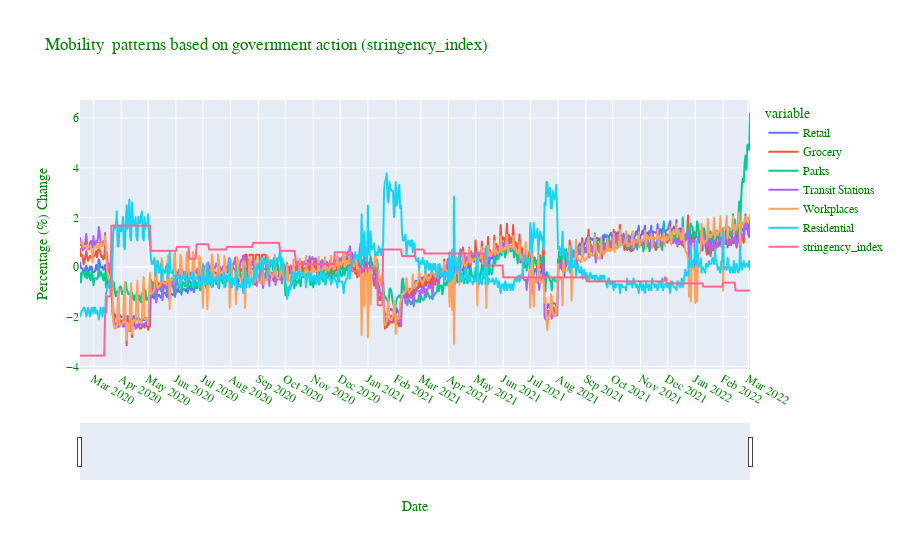

Notebook source saved alongside this figure:
### Code cell
#This creates an interactive graph that allows some user interaction.
#Draw all lines
plt.figure(figsize=(12, 10))
fig = px.line(rw_mobility_sub, x='date', y=rw_mobility_sub.columns,
              hover_data={"date": "|%B %d, %Y"},
              title='Percentage Change in Mobility to Places')

fig.update_xaxes(
    #M1- every two months
    dtick="M1",\
    #set up range slider
    rangeslider_visible=True) 

# Set figure title
fig.update_layout(title_text=" Mobility  patterns based on government action (stringency_index)",\
                  font=dict(family="Arial",size=12, color='green'))
#Set labels for both axes
fig.update_xaxes(title_text='Date')
fig.update_yaxes(title_text='Percentage (%) Change')
fig.show()

### Figure 1 — Plotly figure (JSON) as saved in the notebook; plotly's stock layout.template omitted (floating-point values rounded to 4 significant figures; data arrays with more than 128 entries replaced by an {"elided": "..."} marker saying what was removed)
{"data": [{"hovertemplate": "variable=Retail<br>date=%{x|%B %d, %Y}<br>value=%{y}<extra></extra>", "legendgroup": "Retail", "line": {"color": "#636efa", "dash": "solid"}, "marker": {"symbol": "circle"}, "mode": "lines", "name": "Retail", "showlegend": true, "type": "scattergl", "x": {"elided": "748 str values"}, "xaxis": "x", "y": {"elided": "748 float values"}, "yaxis": "y"}, {"hovertemplate": "variable=Grocery<br>date=%{x|%B %d, %Y}<br>value=%{y}<extra></extra>", "legendgroup": "Grocery", "line": {"color": "#EF553B", "dash": "solid"}, "marker": {"symbol": "circle"}, "mode": "lines", "name": "Grocery", "showlegend": true, "type": "scattergl", "x": {"elided": "748 str values"}, "xaxis": "x", "y": {"elided": "748 float values"}, "yaxis": "y"}, {"hovertemplate": "variable=Parks<br>date=%{x|%B %d, %Y}<br>value=%{y}<extra></extra>", "legendgroup": "Parks", "line": {"color": "#00cc96", "dash": "solid"}, "marker": {"symbol": "circle"}, "mode": "lines", "name": "Parks", "showlegend": true, "type": "scattergl", "x": {"elided": "748 str values"}, "xaxis": "x", "y": {"elided": "748 float values"}, "yaxis": "y"}, {"hovertemplate": "variable=Transit Stations<br>date=%{x|%B %d, %Y}<br>value=%{y}<extra></extra>", "legendgroup": "Transit Stations", "line": {"color": "#ab63fa", "dash": "solid"}, "marker": {"symbol": "circle"}, "mode": "lines", "name": "Transit Stations", "showlegend": true, "type": "scattergl", "x": {"elided": "748 str values"}, "xaxis": "x", "y": {"elided": "748 float values"}, "yaxis": "y"}, {"hovertemplate": "variable=Workplaces<br>date=%{x|%B %d, %Y}<br>value=%{y}<extra></extra>", "legendgroup": "Workplaces", "line": {"color": "#FFA15A", "dash": "solid"}, "marker": {"symbol": "circle"}, "mode": "lines", "name": "Workplaces", "showlegend": true, "type": "scattergl", "x": {"elided": "748 str values"}, "xaxis": "x", "y": {"elided": "748 float values"}, "yaxis": "y"}, {"hovertemplate": "variable=Residential<br>date=%{x|%B %d, %Y}<br>value=%{y}<extra></extra>", "legendgroup": "Residential", "line": {"color": "#19d3f3", "dash": "solid"}, "marker": {"symbol": "circle"}, "mode": "lines", "name": "Residential", "showlegend": true, "type": "scattergl", "x": {"elided": "748 str values"}, "xaxis": "x", "y": {"elided": "748 float values"}, "yaxis": "y"}, {"hovertemplate": "variable=stringency_index<br>date=%{x|%B %d, %Y}<br>value=%{y}<extra></extra>", "legendgroup": "stringency_index", "line": {"color": "#FF6692", "dash": "solid"}, "marker": {"symbol": "circle"}, "mode": "lines", "name": "stringency_index", "showlegend": true, "type": "scattergl", "x": {"elided": "748 str values"}, "xaxis": "x", "y": {"elided": "748 float values"}, "yaxis": "y"}], "layout": {"font": {"color": "green", "family": "Arial", "size": 12}, "legend": {"title": {"text": "variable"}, "tracegroupgap": 0}, "title": {"text": " Mobility  patterns based on government action (stringency_index)"}, "xaxis": {"anchor": "y", "domain": [0, 1], "dtick": "M1", "rangeslider": {"visible": true}, "title": {"text": "Date"}}, "yaxis": {"anchor": "x", "domain": [0, 1], "title": {"text": "Percentage (%) Change"}}}}
